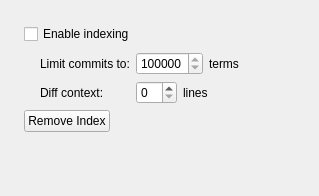
<?xml version="1.0" encoding="UTF-8"?>
<ui version="4.0">
 <class>SearchPanel</class>
 <widget class="QWidget" name="SearchPanel">
  <layout class="QVBoxLayout" name="verticalLayout">
   <property name="leftMargin">
    <number>24</number>
   </property>
   <property name="topMargin">
    <number>24</number>
   </property>
   <property name="rightMargin">
    <number>24</number>
   </property>
   <property name="bottomMargin">
    <number>24</number>
   </property>
   <item>
    <widget class="QCheckBox" name="mEnable">
     <property name="text">
      <string>Enable indexing</string>
     </property>
    </widget>
   </item>
   <item>
    <layout class="QFormLayout" name="formLayout">
     <property name="leftMargin">
      <number>16</number>
     </property>
     <property name="topMargin">
      <number>2</number>
     </property>
     <property name="rightMargin">
      <number>16</number>
     </property>
     <property name="bottomMargin">
      <number>0</number>
     </property>
     <property name="formAlignment">
      <set>Qt::AlignLeft|Qt::AlignTop</set>
     </property>
     <item row="0" column="0">
      <widget class="QLabel" name="mTermsRowLabel">
       <property name="text">
        <string>Limit commits to:</string>
       </property>
      </widget>
     </item>
     <item row="0" column="1">
      <layout class="QHBoxLayout" name="termsLayout">
       <item>
        <widget class="QSpinBox" name="mTerms">
         <property name="minimum">
          <number>100000</number>
         </property>
         <property name="maximum">
          <number>99999999</number>
         </property>
         <property name="singleStep">
          <number>100000</number>
         </property>
        </widget>
       </item>
       <item>
        <widget class="QLabel" name="mTermsLabel">
         <property name="text">
          <string>terms</string>
         </property>
        </widget>
       </item>
       <item>
        <spacer name="termsSpacer">
         <property name="orientation">
          <enum>Qt::Horizontal</enum>
         </property>
         <property name="sizeHint" stdset="0">
          <size>
           <width>40</width>
           <height>20</height>
          </size>
         </property>
        </spacer>
       </item>
      </layout>
     </item>
     <item row="1" column="0">
      <widget class="QLabel" name="mContextRowLabel">
       <property name="text">
        <string>Diff context:</string>
       </property>
      </widget>
     </item>
     <item row="1" column="1">
      <layout class="QHBoxLayout" name="contextLayout">
       <item>
        <widget class="QSpinBox" name="mContext"/>
       </item>
       <item>
        <widget class="QLabel" name="mContextLabel">
         <property name="text">
          <string>lines</string>
         </property>
        </widget>
       </item>
       <item>
        <spacer name="contextSpacer">
         <property name="orientation">
          <enum>Qt::Horizontal</enum>
         </property>
         <property name="sizeHint" stdset="0">
          <size>
           <width>40</width>
           <height>20</height>
          </size>
         </property>
        </spacer>
       </item>
      </layout>
     </item>
    </layout>
   </item>
   <item>
    <layout class="QHBoxLayout" name="removeLayout">
     <item>
      <widget class="QPushButton" name="mRemove">
       <property name="text">
        <string>Remove Index</string>
       </property>
      </widget>
     </item>
     <item>
      <spacer name="removeSpacer">
       <property name="orientation">
        <enum>Qt::Horizontal</enum>
       </property>
       <property name="sizeHint" stdset="0">
        <size>
         <width>40</width>
         <height>20</height>
        </size>
       </property>
      </spacer>
     </item>
    </layout>
   </item>
   <item>
    <spacer name="verticalSpacer">
     <property name="orientation">
      <enum>Qt::Vertical</enum>
     </property>
     <property name="sizeHint" stdset="0">
      <size>
       <width>20</width>
       <height>40</height>
      </size>
     </property>
    </spacer>
   </item>
  </layout>
 </widget>
 <resources/>
 <connections/>
</ui>
